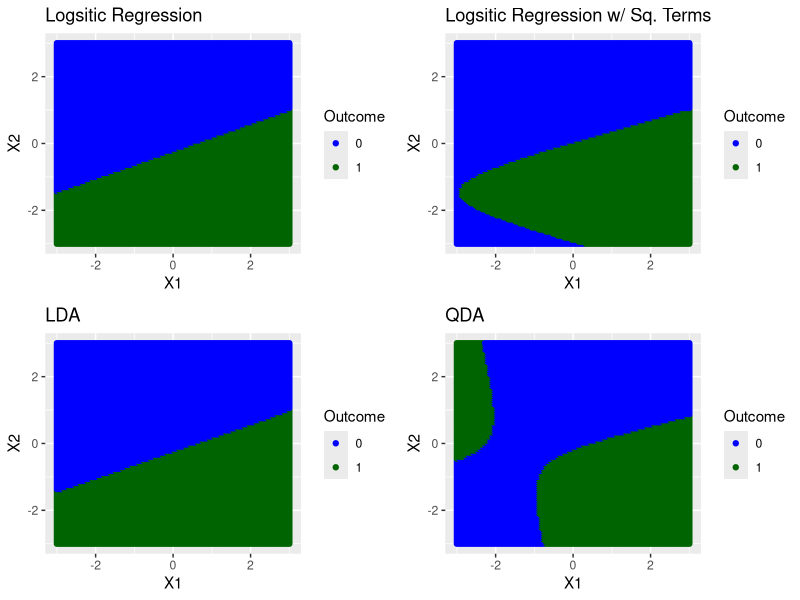
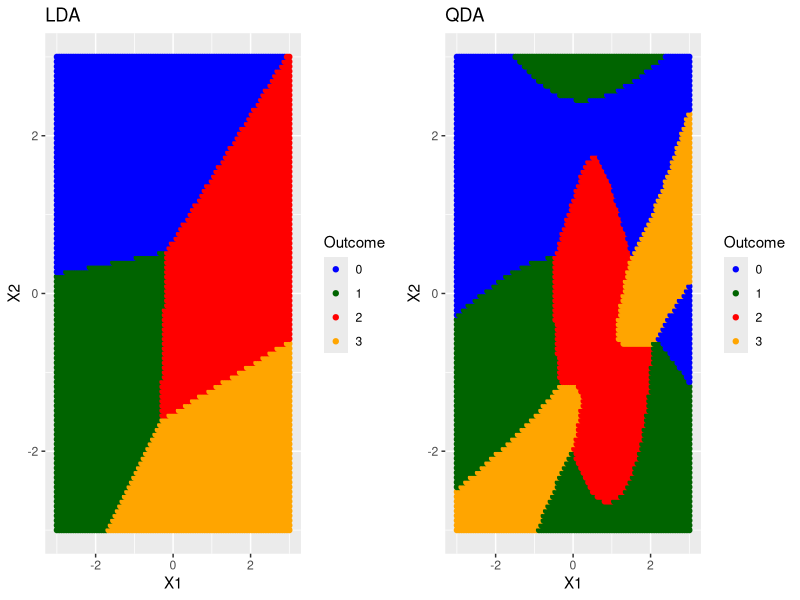
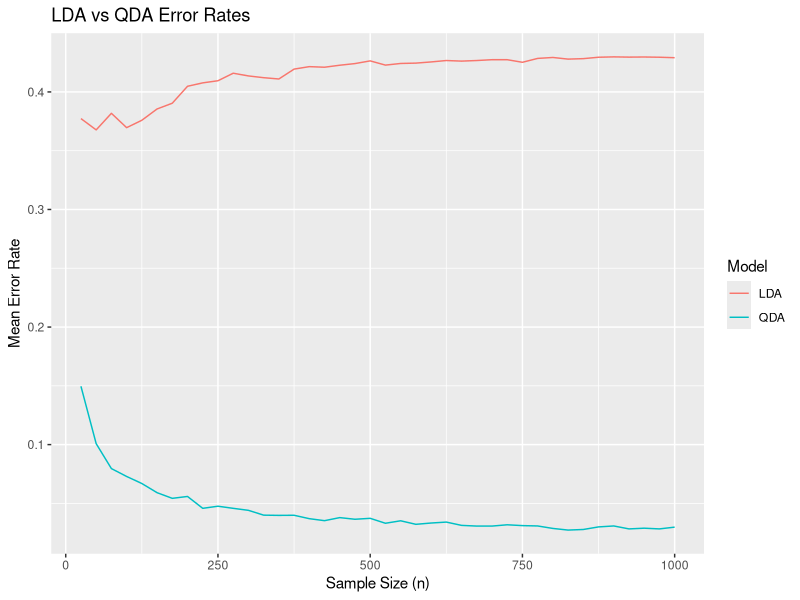

Write the R code that produced these figures, in order.
## ---- chunk 1
knitr::opts_chunk$set(warning = FALSE, echo = TRUE)
## ---- chunk 2
# Load libraries
library(tidyverse)
library(ggplot2)
library(gridExtra)
library(MASS)
library(knitr)
library(reshape2)

set.seed(4)
## ---- chunk 3
# Read in data
q2 <- read.csv("Data/HW2Problem2.csv")
q2_data <- data.frame(q2)
q2_X1 <- q2_data$X1
q2_X2 <- q2_data$X2
q2_Y <- q2_data$Y
q2_n <- length(q2_Y)
## ---- chunk 4
# Create grid of points for plots
gridX1 <- seq(-3, 3, length=100)
gridX2 <- seq(-3, 3, length=100)
gridX <- expand.grid(gridX1, gridX2)
plot_data <- data.frame(gridX)
colnames(plot_data) <- c('X1','X2')
## ---- chunk 5
# Fit a logistic model with linear covariates
q2_logit_linear <- glm(Y ~ X1 + X2, 
                      family = binomial, 
                      data = q2_data)
q2_linear_pred <- 1*(predict(q2_logit_linear, 
                                           plot_data, 
                            type = "response") > 0.5)

q2_plot_linear <- plot_data %>% 
  ggplot(aes(x = X1, y = X2, color = as.factor(q2_linear_pred))) +
  geom_point() + 
  scale_colour_manual(values=c("blue", "darkgreen")) +
  labs(title = "Logsitic Regression", 
       x = "X1",
       y = "X2",
       color = "Outcome")
## ---- chunk 6
# Fit a logistic model with quadratic covariates
q2_logit_poly <- glm(Y ~ X1 + X2 + poly(X1,2) + poly(X2,2), 
                    family = binomial, 
                    data = q2_data)
q2_poly_pred <- 1*(predict(q2_logit_poly, 
                                           plot_data, 
                            type="response") > 0.5)

q2_plot_poly <- plot_data %>% 
  ggplot(aes(x = X1, y = X2, color = as.factor(q2_poly_pred))) +
  geom_point() + 
  scale_colour_manual(values=c("blue", "darkgreen")) +
  labs(title = "Logsitic Regression w/ Sq. Terms", 
       x = "X1",
       y = "X2",
       color = "Outcome")
## ---- chunk 7
# Fit a LDA model
q2_lda <- lda(Y ~ X1 + X2,
                    data = q2_data)
q2_lda_pred <- as.numeric(predict(q2_lda, 
                                 plot_data)$class) - 1

q2_plot_lda <- plot_data %>% 
  ggplot(aes(x = X1, y = X2, color = as.factor(q2_lda_pred))) +
  geom_point() + 
  scale_colour_manual(values=c("blue", "darkgreen")) +
  labs(title = "LDA", 
       x = "X1",
       y = "X2",
       color = "Outcome")
## ---- chunk 8
# Fit a QDA model
q2_qda <- qda(Y ~ X1 + X2,
                    data = q2_data)
q2_qda_pred <- as.numeric(predict(q2_qda, 
                                 plot_data)$class) - 1

q2_plot_qda <- plot_data %>% 
  ggplot(aes(x = X1, y = X2, color = as.factor(q2_qda_pred))) +
  geom_point() + 
  scale_colour_manual(values=c("blue", "darkgreen")) +
  labs(title = "QDA", 
       x = "X1",
       y = "X2",
       color = "Outcome")

grid.arrange(q2_plot_linear, q2_plot_poly, q2_plot_lda, q2_plot_qda, ncol=2)
## ---- chunk 9
# Read in testing data
q2_test <- read.csv("Data/HW2Problem2test.csv")
q2_data_test <- data.frame(q2_test)
q2_X1_test <- q2_data_test$X1
q2_X2_test <- q2_data_test$X2
q2_Y_test <- q2_data_test$Y
q2_n_test <- length(q2_Y_test)

# Logistic w/ Linear Terms
q2_linear_pred_test <- 1*(predict(q2_logit_linear, 
                                           q2_data_test, 
                            type="response") > 0.5)
q2_test_error_logit_linear <- mean(q2_linear_pred_test != q2_Y_test) 
  
# Logistic w/ Sq. Terms
q2_poly_pred_test <- 1*(predict(q2_logit_poly, 
                                           q2_data_test, 
                            type="response") > 0.5)
q2_test_error_logit_poly <- mean(q2_poly_pred_test != q2_Y_test)
  
# LDA
q2_lda_pred_test <- as.numeric(predict(q2_lda, 
                                 q2_data_test)$class) - 1
q2_test_error_lda <- mean(q2_lda_pred_test != q2_Y_test)
  
# QDA
q2_qda_pred_test <- as.numeric(predict(q2_qda, 
                                 q2_data_test)$class) - 1
q2_test_error_qda <- mean(q2_qda_pred_test != q2_Y_test)

# Print values
q2_out <- cbind(q2_test_error_logit_linear, q2_test_error_logit_poly, q2_test_error_lda, q2_test_error_qda)
colnames(q2_out) <- c("Linear Terms", "Sq. Terms", "LDA", "QDA")
kable(q2_out, digits = 4, align = "l")
## ---- chunk 10
# Read in data
q3 <- read.csv("Data/HW2Problem3.csv")
q3_data <- data.frame(q3)
q3_X1 <- q3_data$X1
q3_X2 <- q3_data$X2
q3_Y <- q3_data$Y
q3_n <- length(q3_Y)
## ---- chunk 11
# LDA
q3_lda <- lda(Y ~ X1 + X2,
                    data = q3_data)
q3_lda_pred <- as.numeric(predict(q3_lda, 
                                 plot_data)$class) - 1

q3_plot_lda <- plot_data %>% 
  ggplot(aes(x = X1, y = X2, color = as.factor(q3_lda_pred))) +
  geom_point() + 
  scale_colour_manual(values=c("blue", "darkgreen", "red", "orange")) +
  labs(title = "LDA", 
       x = "X1",
       y = "X2",
       color = "Outcome")

# QDA
q3_qda <- qda(Y ~ X1 + X2,
                    data = q3_data)
q3_qda_pred <- as.numeric(predict(q3_qda, 
                                 plot_data)$class) - 1

q3_plot_qda <- plot_data %>% 
  ggplot(aes(x = X1, y = X2, color = as.factor(q3_qda_pred))) +
  geom_point() + 
  scale_colour_manual(values=c("blue", "darkgreen", "red", "orange")) +
  labs(title = "QDA", 
       x = "X1",
       y = "X2",
       color = "Outcome")

grid.arrange(q3_plot_lda, q3_plot_qda, ncol=2)
## ---- chunk 12
# Read in testing data
q3_test <- read.csv("Data/HW2Problem3test.csv")
q3_data_test <- data.frame(q3_test)
q3_Y_test <- q3_data_test$Y
q3_n_test <- length(q3_Y_test)

# LDA
q3_lda_pred_test <- as.numeric(predict(q3_lda, 
                                 q3_data_test)$class) - 1
q3_test_error_lda <- mean(q3_lda_pred_test != q3_Y_test)
  
# QDA
q3_qda_pred_test <- as.numeric(predict(q3_qda, 
                                 q3_data_test)$class) - 1
q3_test_error_qda <- mean(q3_qda_pred_test != q3_Y_test)

# Print values
q3_out <- cbind(q3_test_error_lda, q3_test_error_qda)
colnames(q3_out) <- c("LDA", "QDA")
kable(q3_out, digits = 4, align = "l")
## ---- chunk 13
n_test <- 100

# Generate test data from a standard normal distribution
q4_X1_test <- rnorm(n_test, mean = 0, sd = 1)
q4_X2_test <- rnorm(n_test, mean = 0, sd = 1)
q4_data_test <- data.frame(q4_X1_test, q4_X2_test)
colnames(q4_data_test) <- c("X1", "X2")

# Generate binary outcomes test data using the equation of a circle
q4_data_test$Y <- as.numeric((0.5*q4_data_test$X1^2 + 0.5*q4_data_test$X2^2) < 1)

# Num of simulations
sims <- 100

# Store n values and errors
n_vals <- seq(25,1000,by=25)
test_lda_errors <- c()
test_qda_errors <- c()

# Run 1000 simulations for each n
for(n in 1 : length(n_vals)){
  
  # Temp store mean error over simulation
  temp_lda_error <- c()
  temp_qda_error <- c()
  
  # Run simulations
  for (i in 1 : sims) {
  
    # Generate X1 and X2 from a standard normal distribution
    q4_X1 <- rnorm(n_vals[n], mean = 0, sd = 1)
    q4_X2 <- rnorm(n_vals[n], mean = 0, sd = 1)
    q4_data <- data.frame(q4_X1, q4_X2)
    colnames(q4_data) <- c("X1", "X2")

    # Generate binary outcomes using the equation of a circle
    q4_data$Y <- as.numeric((0.5*q4_data$X1^2 + 0.5*q4_data$X2^2) < 1) 
  
    # Fit LDA model and store error rate
    q4_mod_lda <- lda(Y ~ X1 + X2, data = q4_data)
    q4_pred_test_lda <- as.numeric(predict(q4_mod_lda, newdata =
                                      q4_data_test)$class) - 1

    temp_lda_error[i] <- mean(q4_pred_test_lda != q4_data_test$Y)
  
    # Fit QDA model and store error rate
    q4_mod_qda <- qda(Y ~ X1 + X2, data = q4_data)
    q4_pred_test_qda <- as.numeric(predict(q4_mod_qda, newdata =
                                      q4_data_test)$class) - 1

    temp_qda_error[i] <- mean(q4_pred_test_qda != q4_data_test$Y)
  }
  
  # Find mean error rate for each at current n, then add to lda/qda storage
  mean_error_rate_lda <- mean(temp_lda_error)
  mean_error_rate_qda <- mean(temp_qda_error)
  
  test_lda_errors[n] <- mean_error_rate_lda
  test_qda_errors[n] <- mean_error_rate_qda
}
## ---- chunk 14
# Plot mean error rates for each n values
plot_df <- data.frame(n_vals, test_lda_errors, test_qda_errors)

# This function consolidates the error values in one column, error "types" (QDA or LDA) into another
plot_df <- reshape2::melt(data = plot_df, id.var = "n_vals") 
colnames(plot_df) <- c("n", "model", "error")

# Plot the error rates as a function of sample size (n)
plot_df %>%
  ggplot(aes(x = n, y = error, col = model)) +
  geom_line() + 
  labs(title = "LDA vs QDA Error Rates",
       x = "Sample Size (n)", 
       y = "Mean Error Rate",
       color = "Model") +
  scale_color_discrete(labels=c("LDA", "QDA"))
